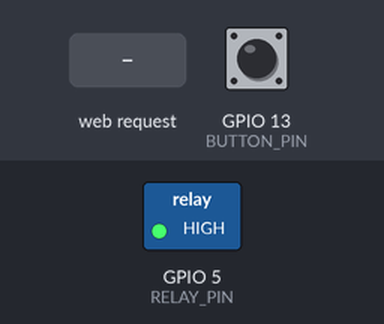
Recording of a sketch running on a simulated ESP32. Shown: switched loads named in the sketch (green lamp = pin HIGH). The inputs (shaded band) are chosen by the test bench; at power-on: GPIO 13 (BUTTON_PIN) HIGH. WiFi joins after 1.5 s; servers stay silent unless stated; uploads are accepted with an empty reply; what the sketch prints to the serial monitor is not drawn.

Above: at 3.0 s.
3.1 s: GPIO 13 (BUTTON_PIN) pulled LOW for 0.15 s
At 4.4 s:
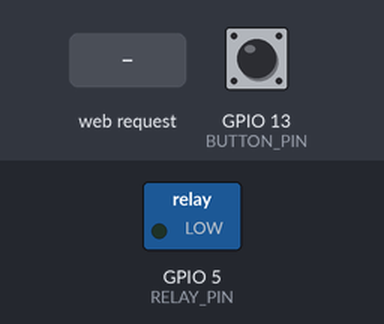
6.4 s: GPIO 13 (BUTTON_PIN) pulled LOW for 1 s
At 7.1 s:
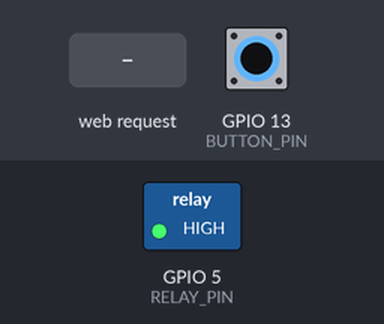
8.9 s: GPIO 13 (BUTTON_PIN) pulled LOW for 3.2 s
At 9.8 s:
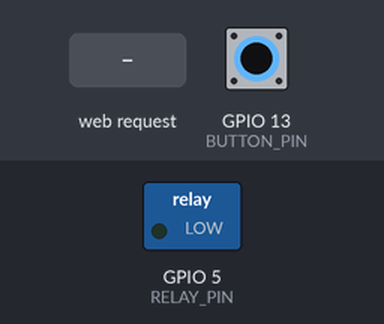
13.6 s: HTTP request GET /lock received
At 14.9 s:
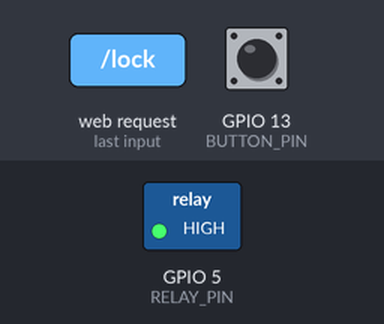
Timing chart, 0 to 16.2 s (numbered marks = the images above; inputs shaded):
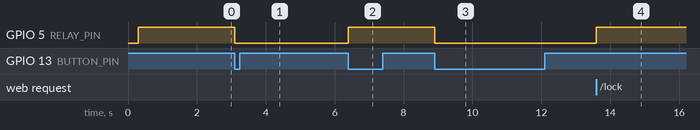

Measured:
- after the input at 3.1 s, GPIO 5 (RELAY_PIN): HIGH → LOW at once
- after the input at 6.4 s, GPIO 5 (RELAY_PIN): LOW → HIGH at once
- after the input at 8.9 s, GPIO 5 (RELAY_PIN): HIGH → LOW at once
- after the input at 13.6 s, GPIO 5 (RELAY_PIN): LOW → HIGH at once

The sketch:

solenoid_lock.ino
```cpp
/*
 * ==================================================================================
 * LABSEKYU: Synchronized Solenoid Lock Controller (Continuous Toggle & Thermal Cutoff)
 * Board: ESP32 DevKit / NodeMCU-32S
 * Target: LABSEKYU Web Application (Local XAMPP or Cloud)
 * ==================================================================================
 * Hardware & Operating Policy:
 * - Solenoid: 12V DC fail-secure mechanical lock.
 * - Relay: 5V single-channel mechanical relay module (Active-LOW).
 * - Continuous Toggle Mode:
 *   - AUTO_RELOCK_PULSE = false (door remains unlocked continuously upon command).
 * - Emergency Thermal Safety:
 *   - ENABLE_THERMAL_CUTOFF = true.
 *   - MAX_CONTINUOUS_UNLOCK_MS = 600000 (10 minutes).
 *   - Because mechanical relays cannot modulate voltage, if the door remains unlocked
 *     for 10 continuous minutes, the firmware automatically de-energizes the relay (0V)
 *     and pushes a "LOCKED" sync update to the MySQL database via HTTP GET.
 * - Strict Lock Enforcement:
 *   - A "Lock" command (physical button or web UI) immediately de-energizes the relay.
 * ==================================================================================
 */

#include <WiFi.h>
#include <HTTPClient.h>
#include <WebServer.h>

// ==================================================================================
// --- 1. Network & Server Configuration ---
// ==================================================================================
const char *ssid     = "Converge_2.4GHz_5325";
const char *password = "5akPEYt4";
const char *hostIp   = "192.168.1.61";
const char *roomName = "ALL";

String lockStatusApiUrl = String("http://") + hostIp + "/labsekyu2/public/api/get_lock_status.php?room=" + roomName;

// ==================================================================================
// --- 2. Hardware Pin Definitions ---
// ==================================================================================
const int RELAY_PIN  = 5;   // Relay control signal
const int BUTTON_PIN = 13;  // Push button with internal pullup

// ==================================================================================
// --- 3. Relay & Solenoid Configuration ---
// ==================================================================================
// Standard Arduino / ESP32 5V relay modules are ACTIVE-LOW:
// - Digital LOW (0V) closes relay contacts (NO connects to COM -> 12V to Solenoid -> UNLOCKED)
// - Digital HIGH (3.3V) opens relay contacts (0V to Solenoid -> ZERO HEAT -> LOCKED)
const bool RELAY_ACTIVE_LOW = true;

const int RELAY_UNLOCK_STATE = RELAY_ACTIVE_LOW ? LOW  : HIGH; // Energize relay (12V)
const int RELAY_LOCK_STATE   = RELAY_ACTIVE_LOW ? HIGH : LOW;  // Cut power to 0V (LOCKED)

// Continuous Toggle Mode & Emergency Thermal Cutoff
const bool AUTO_RELOCK_PULSE = false;                  // Continuous unlocking allowed
const bool ENABLE_THERMAL_CUTOFF = true;               // Strict emergency cutoff
const unsigned long MAX_CONTINUOUS_UNLOCK_MS = 600000; // 10 minutes emergency limit (600,000 ms)

// ==================================================================================
// --- 4. Timing & State Tracking Variables ---
// ==================================================================================
const unsigned long pollInterval = 300; // Poll web status every 300ms

volatile bool isUnlocked = false;
volatile unsigned long unlockStartTime = 0;
volatile bool buttonActionPending = false;
volatile bool pendingActionIsUnlock = false; // volatile: written in ISR, read in loop()
volatile unsigned long lastButtonInterruptTime = 0;
unsigned long lastManualActionTime = 0;
unsigned long lastPollTime = 0;
int lastButtonState = HIGH;

HTTPClient pollHttp;
WiFiClient pollClient;
WebServer localServer(80);

// ==================================================================================
// --- 5. Hardware Actuation Functions ---
// ==================================================================================
void triggerUnlock(const char* sourceName) {
  isUnlocked = true;
  unlockStartTime = millis();
  digitalWrite(RELAY_PIN, RELAY_UNLOCK_STATE);
  Serial.printf("\n[UNLOCK] (%s) -> Relay PIN %d = %s | Door UNLOCKED (Continuous Toggle Mode)\n",
                sourceName, RELAY_PIN, (RELAY_UNLOCK_STATE == HIGH ? "HIGH" : "LOW"));
  if (ENABLE_THERMAL_CUTOFF) {
    Serial.printf("[SAFETY] 10-Minute Thermal Cutoff Timer Active (Cutoff in %lu seconds)\n",
                  MAX_CONTINUOUS_UNLOCK_MS / 1000);
  }
}

void triggerLock(const char* reason = "Strict Lock") {
  isUnlocked = false;
  unlockStartTime = 0;
  digitalWrite(RELAY_PIN, RELAY_LOCK_STATE);
  Serial.printf("[LOCK] (%s) -> Relay PIN %d = %s | Coil 0V (SECURELY LOCKED & COOL)\n",
                reason, RELAY_PIN, (RELAY_LOCK_STATE == HIGH ? "HIGH" : "LOW"));
}

// ==================================================================================
// --- 6. Hardware Push Button Interrupt ---
// ==================================================================================
void IRAM_ATTR handleEmergencyButton() {
  unsigned long now = millis();
  if (now - lastButtonInterruptTime > 300) {
    lastButtonInterruptTime = now;
    if (!isUnlocked) {
      // Toggle to UNLOCKED (Continuous)
      isUnlocked = true;
      unlockStartTime = now;
      digitalWrite(RELAY_PIN, RELAY_UNLOCK_STATE);
      pendingActionIsUnlock = true;
    } else {
      // Toggle to LOCKED (Cut power to 0V)
      isUnlocked = false;
      unlockStartTime = 0;
      digitalWrite(RELAY_PIN, RELAY_LOCK_STATE);
      pendingActionIsUnlock = false;
    }
    buttonActionPending = true;
    lastManualActionTime = now;
  }
}

// ==================================================================================
// --- 7. Server Sync Helper ---
// ==================================================================================
void sendActionToServer(const String& action) {
  if (WiFi.status() != WL_CONNECTED) return;

  HTTPClient syncHttp;
  WiFiClient syncClient;
  syncHttp.setTimeout(1500);
  syncHttp.setConnectTimeout(1500);

  String statusParam = (action == "unlock") ? "UNLOCKED" : "LOCKED";
  String updateUrl = String("http://") + hostIp + "/labsekyu2/public/api/update_lock_status.php?status=" + statusParam + "&room=" + roomName;
  if (syncHttp.begin(syncClient, updateUrl)) {
    int code = syncHttp.GET();
    Serial.printf("[SERVER SYNC] update_lock_status -> HTTP %d (%s)\n", code, statusParam.c_str());
    syncHttp.end();
  }
}

// ==================================================================================
// --- 8. Hardware & Network Setup ---
// ==================================================================================
void setup() {
  Serial.begin(115200);
  delay(300);

  // Guarantee relay starts in safe LOCKED state (0V to solenoid, safe & completely cool)
  digitalWrite(RELAY_PIN, RELAY_LOCK_STATE);
  pinMode(RELAY_PIN, OUTPUT);
  digitalWrite(RELAY_PIN, RELAY_LOCK_STATE);

  pinMode(BUTTON_PIN, INPUT_PULLUP);
  attachInterrupt(digitalPinToInterrupt(BUTTON_PIN), handleEmergencyButton, FALLING);

  Serial.println("\n==============================================================");
  Serial.println("  LABSEKYU CONTINUOUS TOGGLE SOLENOID CONTROLLER ");
  Serial.println("==============================================================");
  Serial.printf("Relay Pin: %d | Button Pin: %d\n", RELAY_PIN, BUTTON_PIN);
  Serial.printf("Active-LOW: %s | Auto-Relock Pulse: %s\n",
                RELAY_ACTIVE_LOW ? "YES" : "NO",
                AUTO_RELOCK_PULSE ? "ENABLED" : "DISABLED (Continuous Toggle Mode)");
  Serial.printf("Thermal Cutoff: %s | Max Unlock Duration: %lu ms (10 Mins)\n",
                ENABLE_THERMAL_CUTOFF ? "ENABLED" : "DISABLED",
                MAX_CONTINUOUS_UNLOCK_MS);
  Serial.println("Initial State: LOCKED (0V, Cold)");

  Serial.print("Connecting to Wi-Fi: ");
  Serial.println(ssid);
  WiFi.mode(WIFI_STA);
  WiFi.begin(ssid, password);

  int attempts = 0;
  while (WiFi.status() != WL_CONNECTED && attempts < 25) {
    delay(300);
    Serial.print(".");
    attempts++;
  }

  if (WiFi.status() == WL_CONNECTED) {
    Serial.printf("\nWi-Fi Connected! IP: %s\n", WiFi.localIP().toString().c_str());
  } else {
    Serial.println("\nWi-Fi Connection timeout, running in standalone hardware mode...");
  }

  // Local Direct HTTP Controls
  localServer.on("/unlock", HTTP_GET, []() {
    triggerUnlock("Direct HTTP /unlock");
    localServer.send(200, "text/plain", "UNLOCKED (Continuous Toggle Active - 10 Min Max)");
    sendActionToServer("unlock");
  });

  localServer.on("/lock", HTTP_GET, []() {
    triggerLock("Direct HTTP /lock");
    localServer.send(200, "text/plain", "LOCKED (0V, Cold)");
    sendActionToServer("lock");
  });

  localServer.on("/status", HTTP_GET, []() {
    localServer.send(200, "text/plain", isUnlocked ? "UNLOCKED" : "LOCKED");
  });

  localServer.begin();

  pollHttp.setReuse(true);
  pollHttp.setTimeout(800);
  pollHttp.setConnectTimeout(800);
}

// ==================================================================================
// --- 9. Main Loop (Non-Blocking, High-Speed) ---
// ==================================================================================
void loop() {
  unsigned long now = millis();
  localServer.handleClient();

  // Polling fallback for button press
  int currentButtonState = digitalRead(BUTTON_PIN);
  if (currentButtonState == LOW && lastButtonState == HIGH && (now - lastButtonInterruptTime > 300)) {
    lastButtonInterruptTime = now;
    if (!isUnlocked) {
      isUnlocked = true;
      unlockStartTime = now;
      digitalWrite(RELAY_PIN, RELAY_UNLOCK_STATE);
      pendingActionIsUnlock = true;
    } else {
      isUnlocked = false;
      unlockStartTime = 0;
      digitalWrite(RELAY_PIN, RELAY_LOCK_STATE);
      pendingActionIsUnlock = false;
    }
    buttonActionPending = true;
    lastManualActionTime = now;
  }
  lastButtonState = currentButtonState;

  // Sync button press to server immediately
  if (buttonActionPending) {
    buttonActionPending = false;
    Serial.printf("[BUTTON EVENT] Toggled to %s -> Syncing to Web...\n", pendingActionIsUnlock ? "UNLOCKED" : "LOCKED");
    sendActionToServer(pendingActionIsUnlock ? "unlock" : "lock");
  }

  // --- Strict Emergency Thermal Cutoff Enforcement (10 Minutes) ---
  // If the solenoid is held open continuously for 10 minutes (600,000 ms),
  // automatically cut power to 0V and push a lock update to the MySQL database.
  if (isUnlocked && ENABLE_THERMAL_CUTOFF) {
    if (now - unlockStartTime >= MAX_CONTINUOUS_UNLOCK_MS) {
      Serial.println("\n**************************************************************");
      Serial.println("  [EMERGENCY THERMAL CUTOFF TRIGGERED] 10 Minutes Reached!    ");
      Serial.println("  De-energizing relay to 0V to prevent solenoid coil burnout. ");
      Serial.println("  Synchronizing LOCKED status to database...                  ");
      Serial.println("**************************************************************\n");
      triggerLock("Emergency Thermal Cutoff (10-Minute Limit)");
      sendActionToServer("lock");
    }
  }

  // Poll web status every 300ms (pause for 2s after manual button press)
  if (now - lastPollTime >= pollInterval) {
    lastPollTime = now;
    if (now - lastManualActionTime >= 2000 && WiFi.status() == WL_CONNECTED) {
      if (pollHttp.begin(pollClient, lockStatusApiUrl)) {
        int httpCode = pollHttp.GET();
        if (httpCode == HTTP_CODE_OK) {
          String payload = pollHttp.getString();
          payload.trim();
          payload.toUpperCase();

          // Exact string match prevents "UNLOCKED" from triggering "LOCKED" substring match!
          if (payload == "UNLOCKED" && !isUnlocked) {
            triggerUnlock("Web Dashboard Unlock Command");
          } else if (payload == "LOCKED" && isUnlocked) {
            // Strict lock command from web dashboard -> cut power immediately
            triggerLock("Web Dashboard Lock Command");
          }
        }
        pollHttp.end(); // Clean up connection
      }
    }
  }
  delay(5);
}
```
